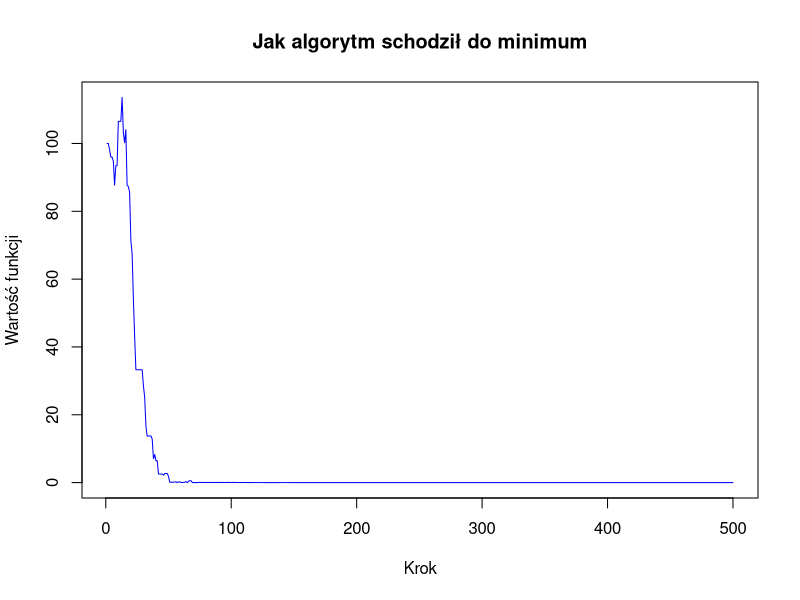
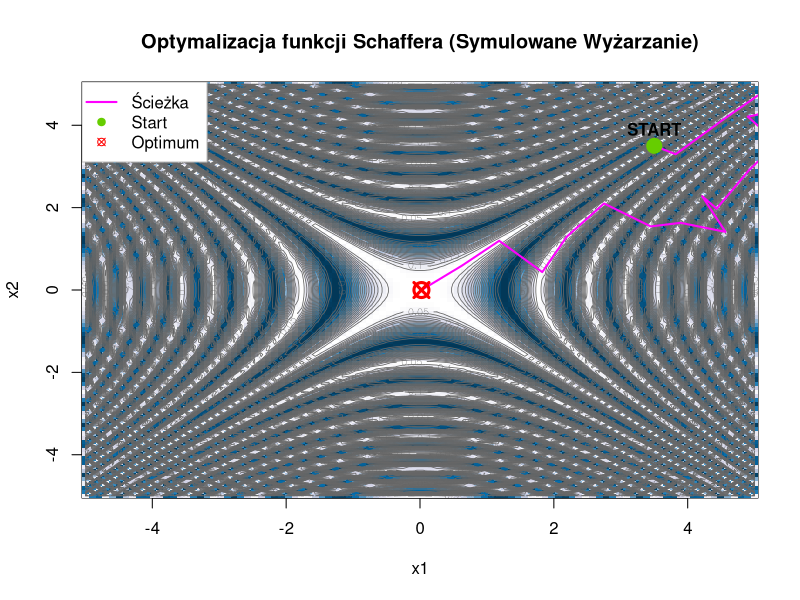

Generate these figures, in order, with R:
simulated_annealing <- function(f, x0, d, t0, a, K = 100) {
    start_time <- Sys.time()
  n <- length(x0)
  
  results <- list(
    x_opt = x0,
    f_opt = f(x0),
    x_hist = matrix(NA, nrow = K, ncol = n),
    f_hist = rep(NA, K),
    A_k = rep(NA, K),
    t_k = rep(NA, K),
    t_eval = NA
  )
  
  results$x_hist[1, ] <- x0
  results$f_hist[1] <- f(x0)
  results$A_k[1] <- 1
  results$t_k[1] <- t0
  
  x <- x0
  t_k <- t0
  

  for (k in 2:K) {
    

    x_c <- x + runif(n, min = -d, max = d)
    
    f_old <- f(x)
    f_new <- f(x_c)
    

    A_k <- min(1, exp(-(f_new - f_old) / t_k))
    
    if (runif(1) < A_k) {
      x <- x_c      
      f_curr <- f_new
      
      if (f_curr < results$f_opt) {
        results$x_opt <- x
        results$f_opt <- f_curr
      }
    } else {
      f_curr <- f_old 
    }
    
    results$x_hist[k, ] <- x
    results$f_hist[k] <- f_curr
    results$A_k[k] <- A_k
    results$t_k[k] <- t_k
    

    t_k <- t_k * a
  }
  

  results$t_eval <- Sys.time() - start_time
  
  return(results)
}



funkcja_testowa <- function(x) { sum(x^2) }


wynik <- simulated_annealing(f = funkcja_testowa, x0 = c(10), d = 1, t0 = 10, a = 0.95, K = 500)

cat("Znaleziony punkt minimum:", wynik$x_opt, "\n")
cat("Wartość funkcji w tym punkcie:", wynik$f_opt, "\n")

plot(wynik$f_hist, type="l", col="blue", main="Jak algorytm schodził do minimum", ylab="Wartość funkcji", xlab="Krok")



# Schaffer function
schaffer_n2 <- function(x) {
  x1 <- x[1]
  x2 <- x[2]
  numerator <- (sin(x1^2 - x2^2))^2 - 0.5
  denominator <- (1 + 0.001 * (x1^2 + x2^2))^2
  return(0.5 + numerator / denominator)
}

wynik_schaffer <- simulated_annealing(
  f = schaffer_n2, 
  x0 = c(3.5, 3.5),
  d = 1.0, 
  t0 = 50, 
  a = 0.95, 
  K = 2000
)


grid_range <- seq(-5, 5, length.out = 100)
z_grid <- outer(grid_range, grid_range, Vectorize(function(a, b) schaffer_n2(c(a, b))))

moje_kolory <- colorRampPalette(c("#ffffff", "#d0d1e6", "#74a9cf", "#0570b0", "#023858"))(100)

image(grid_range, grid_range, z_grid, 
      col = moje_kolory, 
      xlab = "x1", ylab = "x2", 
      main = "Optymalizacja funkcji Schaffera (Symulowane Wyżarzanie)")

contour(grid_range, grid_range, z_grid, add = TRUE, nlevels = 15, col = "gray40", lwd = 0.8)

lines(wynik_schaffer$x_hist[,1], wynik_schaffer$x_hist[,2], 
      col = "magenta", lwd = 2) # lwd=2 pogrubia linię

points(wynik_schaffer$x_hist[1,1], wynik_schaffer$x_hist[1,2], 
       pch = 19, col = "chartreuse3", cex = 2)
text(wynik_schaffer$x_hist[1,1], wynik_schaffer$x_hist[1,2], 
     "START", pos = 3, col = "black", font = 2)

points(wynik_schaffer$x_opt[1], wynik_schaffer$x_opt[2], 
       pch = 13, col = "red", cex = 2, lwd = 3)

legend("topleft", 
       legend = c("Ścieżka", "Start", "Optimum"), 
       col = c("magenta", "chartreuse3", "red"), 
       lwd = c(2, NA, NA), pch = c(NA, 19, 13), 
       bg = "white", box.col = "gray")
